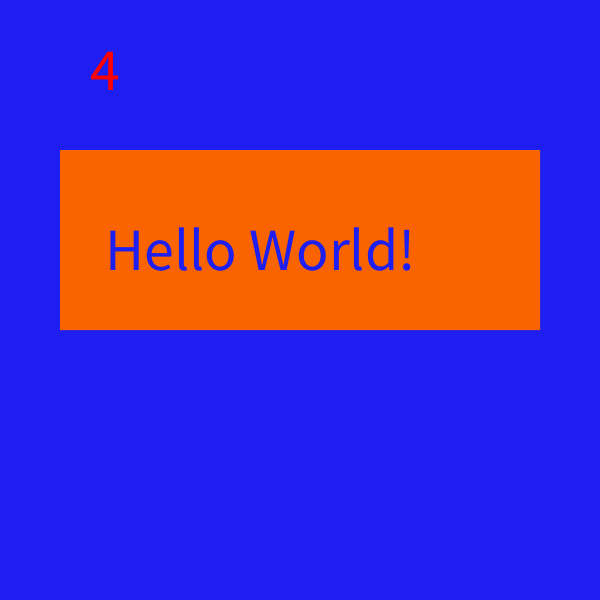
Frame 1 (no input)
Frame 60 (the mouse pressed at the canvas centre just before this capture): identical to frame 1, image omitted
Frame 120 (the mouse held since frame 60 and released just before this capture): identical to frame 1, image omitted

The Processing sketch that drew this single still picture (run headless with seeded random() and noise(); from frame 60 on, the mouse is pressed at the canvas centre):

// Processing sketch: processing_128954
// ── processing_128954.pde

void setup(){
  size(600,600);
  frameRate(10);
}

void draw(){
  scale(3);
  background(30,30,240);
  
  stroke(250,100,0);
  strokeWeight(0);

  fill(250,100,0);
  rect(20,50,160,60);  
  
  fill(30,30,240);
  textSize(20);
  text("Hello World!",35,90);
  berechne(); //Erlaubt, weil "berechne()" bekannt ist!
}

void berechne(){
    int i=2+2;
    fill(255,0,0);
    text(i,30,30);
}
